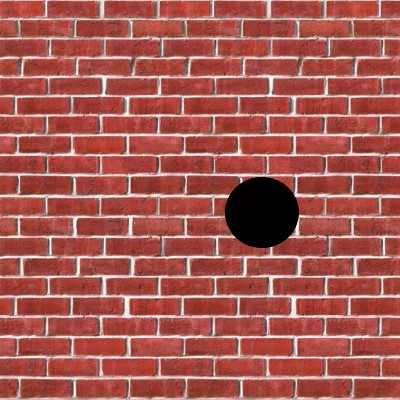
#> input picture statisticalPatchOffsets/images2/Brick.jpg, 400 x 400 px
$ python project.py images2/Brick.jpg images2/Grass.jpg images2/Grass.jpg
#> lines starting #> are read from the running program, lines starting #| are printed output that depends on the picture
import cv2
import numpy as np
from sklearn.neighbors import KDTree
import sys
import graphcut
import matplotlib.pyplot as plt

# parameters to set the size of each patch
PATCH_SIZE = 8
# the kernel size of the gaussian blurring.
KERNEL_SIZE = 19
# the number of dominant offsets to take from a set of offsets
KOFFSETS = 90


"""
committer:    Peizhi ZHang
   I consulted with https://github.com/Pranshu258/Image_Completion/
   My version is a fresh new version, independent of its code, implemented from scratch

   1. For step1 of the algorithm I used sklearn.neighbors.KDTree instead of the KDTree provided
   in the repo to get offsets
   my version is faster. In their codes, they used PCA to reduce dimension of patches before patches
   were sent into KDTree because the KDTree they provided is very slow and may crash.

   2. For step2 of the algorithm I used gaussian filter to smooth the histogram. After smoothing,
   I split the patches into 16 * 16 windows, and get the local maximum, and get the K maximum offsets.
   Their version dilates the histogram and get the k dominant offsets without splitting into windows.
   my version is an exact implementation of the paper.

   3. For step3 of the algorithm, I used gco_wrapper library to implement graphcut optimization,
   where the api calls are: create_general_graph() -> set_site_data_cost() -> set_all_neighbors() ->
   set_smooth_cost_function() -> swap() -> get_labels(). Their code uses a library called maxflow
   but the functionalities of maxflow are deficient

   4. For results, their results are far from acceptable, while my version is indeed acceptable.

   5. I have been stammering since childhood and it gets worse when I am nervous,
   so during the oral defence I didn't say too many words.

"""

# step 1: Matching similar patches
def Matchingsimilarpatches(patches, indices, TAU):
    print("build kdtree")
    kd = KDTree(patches, leaf_size=24)
    #flann = FLANN()
    #kd = scipy.spatial.KDTree(patches[0:10], 16)
    print("query for every patch")
    #offsets = np.zeros((patches.shape[0], 2))
    offsets = [None] * patches.shape[0]
    k = min(1000, patches.shape[0])
    for i in range(patches.shape[0]):
        if (i + 1) % 10000 == 0:
            print(i + 1, "nearest neighbor searched")
        ds, idxs = kd.query(patches[i:i+1], k)
        #idxs, ds = flann.nn(patches.astype(int32), patches[i:i+1].astype(int32), 1000)
        found = False
        for j in range(len(idxs[0])):
            nearest = idxs[0][j]
            offset = [indices[nearest][0] - indices[i][0], indices[nearest][1] - indices[i][1]]
            if offset[0]**2 + offset[1]**2 >= TAU**2:
                offsets[i] = offset
                found = True
                #print("offset: ", offset)
                break
        if not found:
            nearest = idxs[0][0]
            offsets[i] = [indices[nearest][0] - indices[i][0], indices[nearest][1] - indices[i][1]]
            print("offset not found")
    print("Matchingsimilarpatches done", np.array(offsets).shape)
    return offsets

# step 1: Matching similar patches (sift version)
def Matchingsimilarpatches2(img, mask, TAU):
    sift = cv2.xfeatures2d.SIFT_create()
    kp1_SIFT, desc1_SIFT = sift.detectAndCompute(img, None)
    patches, indices = [], []
    for i in range(len(kp1_SIFT)):
        x = int(kp1_SIFT[i].pt[0])
        y = int(kp1_SIFT[i].pt[1])
        if mask[y][x] != 0:
            continue
        patches.append(desc1_SIFT[i])
        indices.append([y, x])
    return Matchingsimilarpatches(np.array(patches), indices, TAU)


# step 2: Finding dominant offsets.
def Findingdominantoffsets(offsets, K, height, width):
    #Given all the offsets s(x), we compute their statistics by a 2-d histogram h(u; v):
    rows, cols = [], []
    for i in range(len(offsets)):
        rows.append(offsets[i][0])
        cols.append(offsets[i][1])
    bin_rows, bin_cols = [], []
    for i in range(np.min(rows), np.max(rows)):
        bin_rows.append(i)
    for i in range(np.min(cols), np.max(cols)):
        bin_cols.append(i)
    hist, xedges, yedges = np.histogram2d(rows, cols, bins=[bin_rows, bin_cols])

    # The histogram in (2) is further smoothed by a Gaussian filter
    hist = cv2.GaussianBlur(hist, (KERNEL_SIZE, KERNEL_SIZE), np.sqrt(2))

    # A peak in the smoothed histogram is a bin whose magnitude is locally maximal in a d×d window(d=8)
    localhist = np.zeros(hist.shape)
    d = 16
    for r in range(0, hist.shape[0], d):
        for c in range(0, hist.shape[1], d):
            r2, c2 = r + d, c + d
            if r2 > hist.shape[0]:
                r2 = hist.shape[0]
            if c2 > hist.shape[1]:
                c2 = hist.shape[1]
            idx = np.argmax(hist[r:r2, c:c2])
            maxr, maxc = idx // (c2 - c), idx % (c2 - c)
            #print("r,r2,c,c2:", r, r2, c, c2)
            #print("idx,maxr,maxc", idx, maxr, maxc)
            localhist[r + maxr, c + maxc] = hist[maxr + r, maxc + c]#np.sum(hist[r:r2, c:c2])#np.sum(hist[r:r2, c:c2] != 0)
    print(localhist.flatten().shape, hist.shape)

    #We pick out the K highest peaks of this histogram
    threshold = sorted(localhist.flatten(), reverse=True)[K]
    peaks, freq = [], []
    for r in range(0, localhist.shape[0]):
        for c in range(0, localhist.shape[1]):
            if localhist[r][c] >= threshold:
                peaks.append([localhist[r][c], xedges[r], yedges[c]])
                #freq.append(localhist[r][c])
    peaks = np.array(sorted(peaks, reverse=True), dtype="int32")
    freq = peaks[:, 0]
    peaks = peaks[:, 1:3]
    #print(peaks.shape)

    # plot the K highest peaks of this histogram
    f = plt.figure()
    subf = f.add_subplot(111, projection='3d')
    subf.scatter(peaks[:, 1], peaks[:, 0], freq)
    subf.set_xlabel('u')
    subf.set_ylabel('v')
    subf.set_zlabel('frequency')
    subf.set_xlim([-height, height])
    subf.set_ylim([-width, width])
    plt.show()
    return peaks


# main function
def patch(imagefile, maskfile, sift):
    # read in image
#> called with imagefile = 'images2/Brick.jpg', maskfile = 'images2/Grass.jpg', sift = True
    image = cv2.imread(imagefile, cv2.IMREAD_GRAYSCALE)
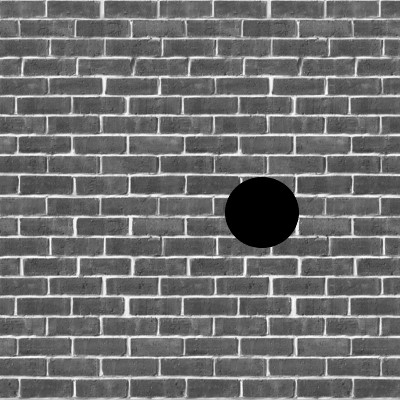
#> image: shape (400, 400); min 0, max 255, mean 110.9
    image2 = cv2.imread(imagefile)
#> image2 is the input picture: shape (400, 400, 3); mean B, G, R 81.7, 88.4, 165.9

    mask = cv2.imread(maskfile, cv2.IMREAD_GRAYSCALE)
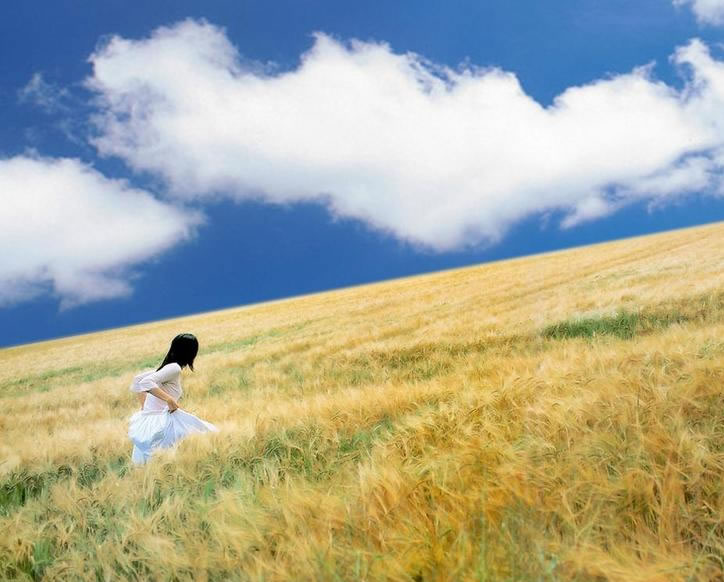
#> input picture statisticalPatchOffsets/images2/Grass.jpg, 724 x 582 px
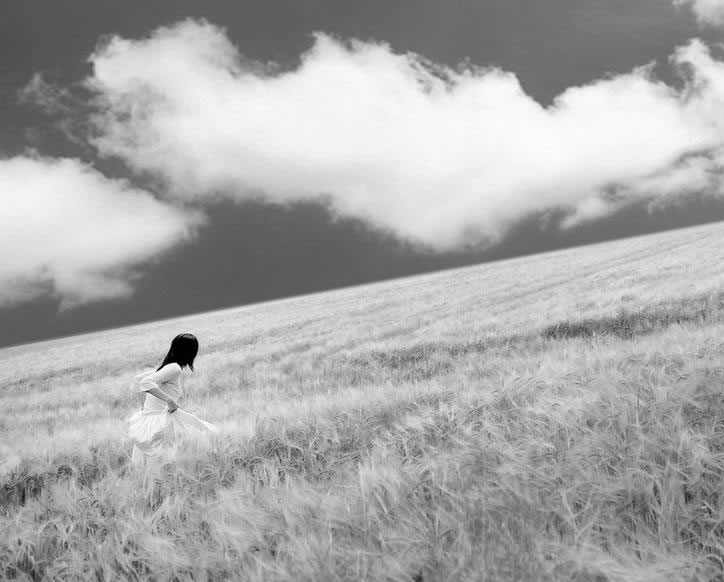
#> mask: shape (582, 724); min 0, max 255, mean 168.2

    # get bounding box of the hole
    validPoints = np.where(mask != 0)
#> validPoints = 421298 positions, rows 0 to 581, columns 0 to 723
    boundary = np.min(validPoints[0]), np.max(validPoints[0]), np.min(validPoints[1]), np.max(validPoints[1])
#> boundary = (0, 581, 0, 723)

    # get search boundary (3 times larger than the hole)
    height = boundary[1] - boundary[0]
#> height = 581
    minRow = boundary[0] - height
#> minRow = -581
    if minRow < 0:
        minRow = 0
    maxRow = boundary[1] + height
#> maxRow = 1162
    if maxRow > image.shape[0] - 1:
        maxRow = image.shape[0] - 1
#> maxRow = 399
    width = boundary[3] - boundary[2]
#> width = 723
    minCol = boundary[2] - width
#> minCol = -723
    if minCol < 0:
        minCol = 0
    maxCol = boundary[3] + width
#> maxCol = 1446
    if maxCol > image.shape[1] - 1:
        maxCol = image.shape[1] - 1
#> maxCol = 399
    #The threshold τ in Eq.(1) is 1/15 of the max of the rectangle’s width and height.
    TAU = max(maxRow - minRow, maxCol - minCol) / 15
#> TAU = 26.6

    # get patches within search boundary
    indices, patches = [], []
    rows, cols = image.shape
#> rows = 400; cols = 400
    for i in range(minRow, maxRow - PATCH_SIZE, PATCH_SIZE // 2):
        for j in range(minCol, maxCol - PATCH_SIZE, PATCH_SIZE // 2):
            if i not in range(boundary[0] - PATCH_SIZE, boundary[1]) or j not in range(
                    boundary[2] - PATCH_SIZE, boundary[3]):
                indices.append([i + PATCH_SIZE // 2, j + PATCH_SIZE // 2])
                patches.append(image2[i:i + PATCH_SIZE, j:j + PATCH_SIZE].flatten())
#> after the loop, indices = []; patches = []

    print(len(patches))
#| 0
    # step 1: Matching similar patches
    if sift:
        print("this thread uses my version of the algorithm")
        offsets = Matchingsimilarpatches2(image, mask, TAU)
#> in Matchingsimilarpatches2, `kp1_SIFT, desc1_SIFT = sift.detectAndCompute(img, None)`: kp1_SIFT = 1997 keypoints; strongest (x, y, size): (300, 216, 2), (227, 196, 2.7), (296, 195, 3.5), (296, 234, 6.2)
#> the loop in Matchingsimilarpatches2, `for i in range(len(kp1_SIFT)):` made 1997 passes
#> (x, y) on passes 1 to 3: (2, 198), (3, 115), (3, 93)
#> after the loop in Matchingsimilarpatches2, `for i in range(len(kp1_SIFT)):`: indices = [[353, 193]]; patches = 1 item
#> the loop in Matchingsimilarpatches, `for i in range(patches.shape[0]):` made 1 pass
#> (ds, idxs, nearest) on pass 1: ([0], [0], 0)
#> after the loop in Matchingsimilarpatches, `for i in range(patches.shape[0]):`: offsets = [[0, 0]]
#| Matchingsimilarpatches done (1, 2)
#> offsets = [[0, 0]]
    else:
        print("this thread uses the original algorithm")
        offsets = Matchingsimilarpatches(np.array(patches), indices, TAU)

    # step 2: Finding dominant offsets.
    kDominantOffset = Findingdominantoffsets(offsets, KOFFSETS, maxRow - minRow, maxCol - minCol)
#> the loop in Findingdominantoffsets, `for i in range(len(offsets)):` made 1 pass
#> after the loop in Findingdominantoffsets, `for i in range(len(offsets)):`: cols = [0]
#> after the loop in Findingdominantoffsets, `for i in range(np.min(rows), np.max(rows)):`: bin_rows = []

    # step 3: Combining Shifted Images via Optimization
    sites, bestLabals = graphcut.graphcut(image2, mask, kDominantOffset)

    # use optimal points to fill the hole
    for i in range(len(sites)):
        j = bestLabals[i]
        try:
            image2[sites[i][0], sites[i][1]] = image2[sites[i][0] + kDominantOffset[j][0], sites[i][1] + kDominantOffset[j][1]]
        except:
            print(sites[i][0] + kDominantOffset[j][0], sites[i][1] + kDominantOffset[j][1])

    cv2.imwrite(imagefile + "-filled.png", image2)


if __name__ == "__main__":
    if len(sys.argv) == 1:
        print("for original version of the algorithm, python project.py [imagefile] [maskfile] -o; for sift-based version, python project.py [imagefile] [maskfile] -s")
        exit(1)
    if sys.argv[3] == "-o":
        patch(sys.argv[1], sys.argv[2], False)
    else:
#> (the run stopped early here; a loop or call above may not have finished)
